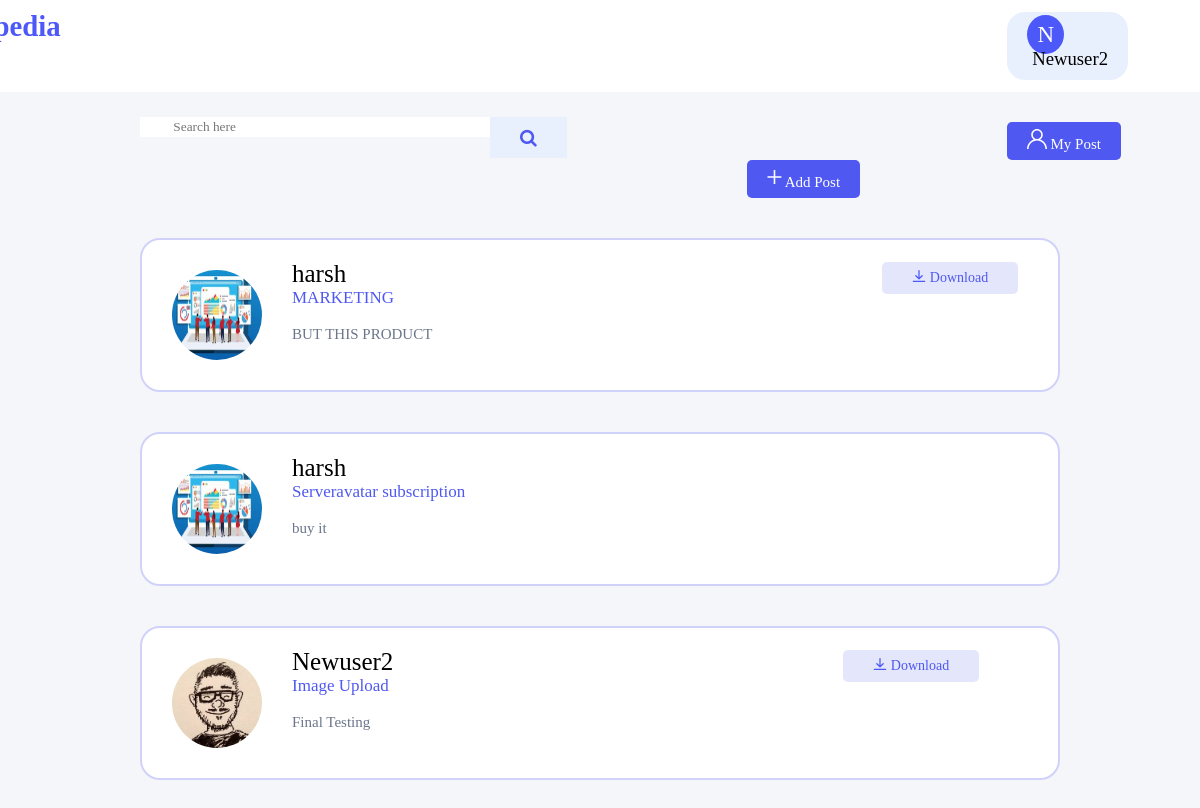
Screenshot of / (signed in) with the database file from the repository.
### blog/models.py (models this page shows, shortened)
class Post(models.Model):
	title = models.CharField(max_length=100,name='title')
	file = models.FileField(null=True,blank=True,upload_to='Files',name='file')
	content = models.TextField(name='content')
	date_posted = models.DateTimeField(default=timezone.now)
	author = models.ForeignKey(User, on_delete=models.CASCADE)

### users/models.py (models this page shows, shortened)
class Profile(models.Model):
    user = models.OneToOneField(User, on_delete=models.CASCADE)
    image = models.ImageField(default='default.jpg', upload_to='profile_pics')

### blog/views.py (the view)
# urls.py: path('', PostListView.as_view(), name='blog-home'),
class PostListView(ListView):
    model = Post
    template_name = 'blog/home.html'  # <app>/<model>_<viewtype>.html
    context_object_name = 'posts'
    ordering = ['-date_posted']

### blog/templates/blog/home.html (shortened to what this page needs)
{% extends "blog/base.html" %}
{% load static %}
{% block content %}
{% if user.is_authenticated %}
<div>
    <div class="search">
        <form  action="{% url 'search' %}" method="get">
            <input class="sear" type="text"
                   placeholder=" Search here"
                   name="q" value="{{ request.GET.q }}">
            <button onclick="searchform.submit()">
                <i class="fa fa-search"
                   style="font-size: 18px;">
                </i>
            </button>
        </form>
    </div>
    <div class="mypos"><a href="{% url 'user-posts' user %}">
        <button class="my" type="submit" name="mypost">
            My Post
        </button>
        </a>
        <a href="{% url 'post-create' %} "><button  class="add" type="submit" name="mypost">
            <svg width="15" height="20" viewBox="0 0 15 15" fill="none" xmlns="http://www.w3.org/2000/svg">
                <path d="M6.692 14.62V8.252H0.484V6.812H6.692V0.476H8.292V6.812H14.404V8.252H8.292V14.62H6.692Z"
                      fill="white"/>
            </svg>
            Add Post
        </button></a>
    </div>
</div>
{% for post in posts %}
<div class="homes">
    <div>
        <a href="{{ post.author.profile.image.url }} " target="_blank"><img class="image" src="{{ post.author.profile.image.url }}"></a>
    </div>
    <div class="details">
        <a href="{% url 'user-posts' post.author.username  %}"><text class="items itmes1">{{ post.author }}</text></a>
        <br>
        <text class="items itmes2">{{ post.title }}</text>
        <br><br>
        <text class="items itmes3">{{ post.content }}</text>
        <br>
    </div>
    {% if post.file %}
    <div class="downl">
        <a href="{{ post.file.url }}" download >
        <button class="btnss" type="submit" name="Downalod">
            Download
        </button></a>
    </div>
    {% endif %}
</div>
{% endfor %}
{% endif %}
{% endblock content %}

### blog/templates/blog/base.html (shortened to what this page needs)
{% load static %}
<html>
<html lang="en">
<head>
    <link rel="stylesheet" href="{% static 'blog/style.css' %}">
    <link href="https://cdnjs.cloudflare.com/ajax/libs/font-awesome/4.7.0/css/font-awesome.min.css" rel="stylesheet"/>
</head>
<body>
<div class="container">
    <div id="menu">
        <div class="logo"><a class="links" href="{% url 'blog-home' %}">infopedia</a></div>
        {% if user.is_authenticated %}
        <a href="{% url 'profile' %} ">
            <div class="menu-item round-bttn">
                <span class="circle">{{ user.username.0|title }}</span> &nbsp;{{ user.username }}
            </div>
        </a>
        {% endif %}
    </div>
</div>
 <div class="container my-bg">
    {% block content %}
    {% endblock  %}
</div>
</body>
</html>

### blog/static/blog/style.css (style rules this page uses)
* { margin:0; padding:0; font-family: 'cera pro', Times, serif; text-decoration: None; }
body { background-color:rgb(245,246,250); }
.circle { border-radius: 50%; padding: 7px 10px; background: #4d58f9; text-align: center; font-size: 23px; color: #fff; }
#menu { margin:0px; display:flex; justify-content: flex-end; background-color: white; font-size: 0.9em; flex-wrap: nowrap; }
.menu-item { text-decoration: None; padding: 23px 13px; font-size: 1.3em; }
.round-bttn { border: 2px solid white; background-color: rgb(232,240,254); border-radius: 20px; padding:10px 20px; margin:10px 70px; cursor: pointer; }
.logo { margin:0px; align-content:start; padding:10px; font-size: 2.0em; font-family:'panchang'; font-weight:Bold; color: #4d58f9; margin-right:950px; height:60%; max-width: 30px; }
.image { margin:30px; border-radius:50%; height:90px; width:90px; }
.details { padding:20px 0px 0px 0px; }
.itmes1 { font-size:25px; color:rgb(0,0,0); }
.itmes2 { font-size:17px; color:rgb(79,88,240); }
.itmes3 { color:rgb(107,118,139); font-size:15px; }
.btnss { padding:8px 30px; font-size:14px; background-color:rgb(228,230,252); color:rgb(79,88,240); border:None; border-radius:5px; cursor: pointer; }
.downl { margin: 22px 0px 0px 450px; }
.search { float:left; margin:25px 140px; }
.search button { background-color: rgb(232,240,254); color: rgb(79,88,240); float: right; padding: 5px 30px; border: none; cursor: pointer; height:41px; }
.sear { padding: 10px 30px; border:none; outline: none; width:350px; height:20px; }
.my { background-color: rgb(79,88,240); font-size:15px; margin:30px 0px 0px 300px; padding: 7px 20px; border: none; cursor: pointer; border-radius:5px; color:white; }
.add { background-color: rgb(79,88,240); font-size:15px; padding: 7px 20px; margin:0px 40px; border: none; cursor: pointer; border-radius:5px; color:white; }
.homes { margin:40px 140px; background-color:white; border: 2px solid rgb(208,210,250); border-radius:20px; display:flex; }
a { color:inherit; text-decoration:None; }
.links { font-family:'panchang'; }

### rows the page displays
Post: author.profile.image (picture), author "harsh", title "MARKETING", content "BUT THIS PRODUCT"
Post: author.profile.image (picture), author "harsh", title "Serveravatar subscription", content "buy it"
Post: author.profile.image (picture), author "Newuser2", title "Image Upload", content "Final Testing"

### other values shown
{{ user.username.0|title }} "N"
{{ user.username }} "Newuser2"
